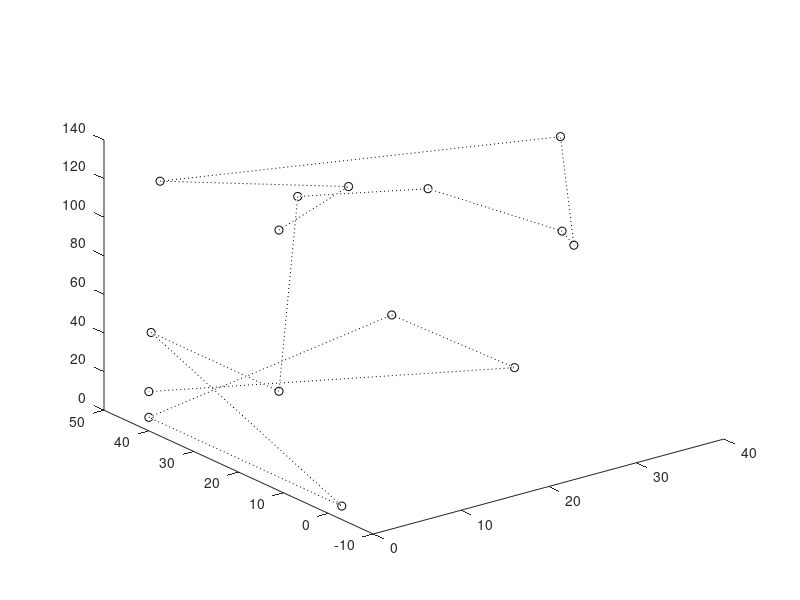

Write the MATLAB code that produced this figure.
function [ M,a ] = SimpleModel(  )
%SIMPLEMODEL Summary of this function goes here
%   Detailed explanation goes here

%% parameters
a = zeros(1,25); % mm; measured from paper
q = zeros(1,1);
k = zeros(1,6);

a(1:3) = [14 30.5 44.5];
a(4:7) = [14 83.5 128 36];
a(8) = 22.5;
a(9:10) = [12 39]; % double?
a(11:12) = [20 48];
a(13:17) = [28.5 20*2 43 34*2 20]; % double 14,16,17?
% 14 and 16 should be doubled
a(18:20) = [11 31 28]; % double 19,20?
a(21:22) = [11 14];
a(23:25) = [8.5 28 16];

q(1) = 135;

k(1) = 0.3; % 0.3-0.35
k(2) = 0.05; % 0.05-0.07
k(3) = 0.75; % 0.75-0.8
k(4) = 0.47; % 0.47-0.51
k(5) = 0.4; % about 0.4
k(6) = 0.3; % about 0.3

%% points: column 3-by-1 vectors
M = zeros(3,15);

M(:,1)  = [0.0;     a(18);          q(1)];
M(:,2)  = [a(9);    a(18)+k(1)*(a(8)^2+a(1)^2)^0.5;   ...
                                    q(1)-k(2)*a(1)];
M(:,3)  = [0.0;     a(18)+(a(8)^2+a(1)^2)^0.5; ...
                                    q(1)-3];
M(:,5)  = [a(24);   0.0;            q(1)-a(2)];
M(:,6)  = [a(19);   a(23);          q(1)-a(7)];
M(:,4)  = [a(10);   a(23)+a(25);    q(1)-a(4)];% depend on M_6
M(:,7)  = [a(20);   a(23)+(a(11)^2-(a(20)^2-a(19)^2))^0.5;  ...
                                    q(1)-a(7)];
M(:,8)  = [a(17);   (a(12)^2-(a(3)^2-a(2)^2)-(a(17)^2-a(24)^2))^0.5; ...
                                    q(1)-a(3)];
M(:,8)  = [a(17);   (a(12)^2-(a(3)-a(2))^2)^0.5; ...
                                    q(1)-a(3)];% double a(24)
M(:,9)  = [0.0;     a(21);          q(1)-a(5)];
M(:,10) = [0.0;     a(21)+a(13);    q(1)-a(5)];
M(:,11) = [0.0;     a(21)-a(22);    q(1)-a(6)];
M(:,12) = [0.0;     a(21)-a(22)+a(15);  ...
                                    q(1)-a(6)];
M(:,13) = [0.5*a(14);   M(2,9)+k(5)*(M(2,8)-M(2,9)); ...
                                    q(1)-a(5)];
M(:,14) = [0.5*a(16);   M(2,9)+k(5)*(M(2,8)-M(2,9)); ...
                                    q(1)-a(6)];
M(:,15) = [0.0;     a(21)-a(22)+a(15);  ...
                                    (a(6)-a(5))*k(6)+(q(1)-a(6))];
plot3(M(1,:),M(2,:),M(3,:),':ok');
%% point-controls

%% lines



end

